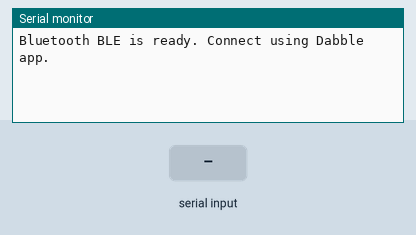
Bench run of a program on a simulated ESP32. On the bench: the last lines printed to the serial monitor. The test bench sets the inputs (shaded band).

Above: at 1.2 s.
1.3 s: "1" received over the second serial link
At 3.5 s:
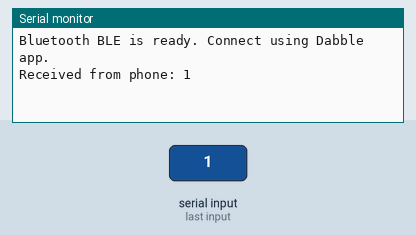
3.8 s: "0" received over the second serial link
At 5.2 s:
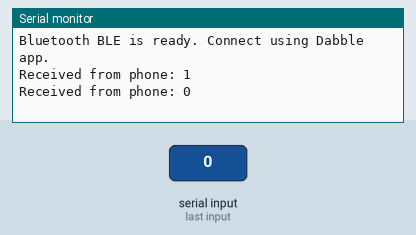

Measured:
- after the input at 1.3 s, the serial monitor: prints a new line after 1.0 s (image 1)
- after the input at 3.8 s, the serial monitor: prints a new line after 1.0 s (image 2)

The program:

main.cpp
```cpp
#define CUSTOM_SETTINGS
#define INCLUDE_TERMINAL_MODULE
#include <DabbleESP32.h>

void setup() {
  Serial.begin(115200);

  // Initialize Dabble over BLE (pass your device name directly)
  Dabble.begin("ESP32_Dabble");
  Serial.println("Bluetooth BLE is ready. Connect using Dabble app.");
}

void loop() {
  // Process incoming data from Dabble app
  Dabble.processInput();

  // Check if a message is received from the Terminal module
  if (Terminal.available()) {
    String message = Terminal.readString();
    Serial.print("Received from phone: ");
    Serial.println(message);

    // Send a reply back to the mobile phone via Terminal
    Terminal.print("ESP32: Message received - ");
    Terminal.println(message);
  }

  // Small delay to prevent watchdog reset
  delay(10);
}
```
